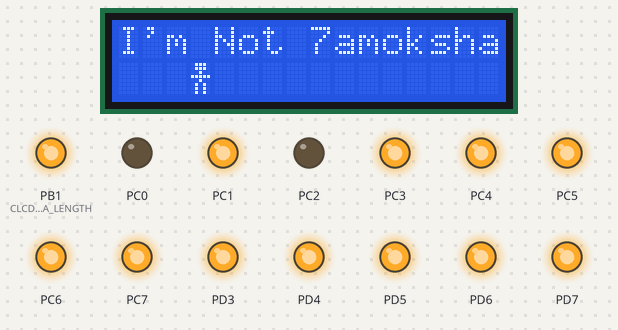
Bench run of a program on a simulated ATmega32, built with avr-gcc and emulated at 12 MHz (the files do not name the chip). On the bench: 16×2 character LCD, output pins drawn as LEDs (lit = HIGH). Wiring (inferred from the names in the program): character LCD (HD44780): RS PD0; R/W PD1; E PD2; data PA7, PA6, PA5, PA4, PA3, PA2, PA1, PA0. Pins used as bus, display or sensor lines are not drawn.

Above: at 0.38 s.
At 4.9 s:
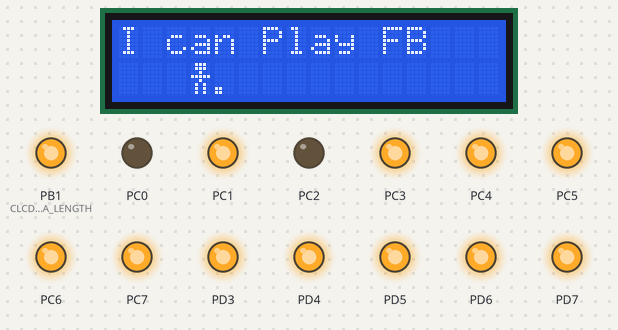
At 10.2 s:
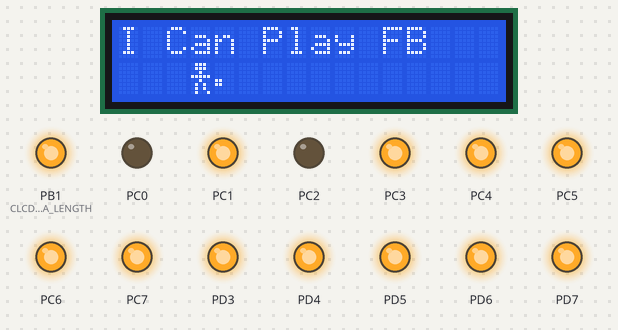
At 19.8 s:
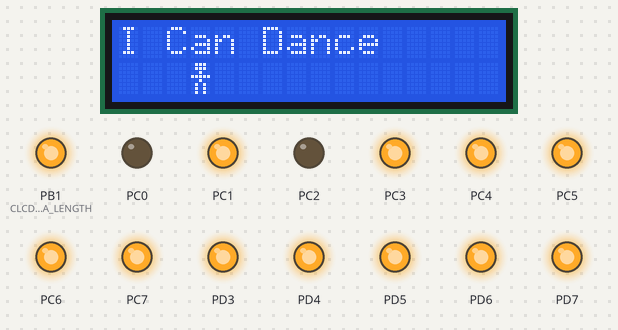
At 38.5 s:
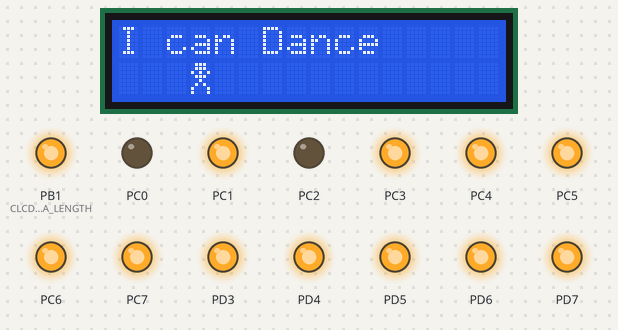
Timing chart, 0 to 40.0 s (numbered marks = the images above):
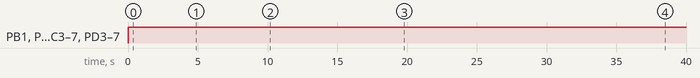

The program:

main.c
```c
/*******************************/
/* Author  : Areej Ayman Helal */
/* Version : V01               */
/* Date    : 28 Jan 2020       */
/*******************************/

#include "STD_TYPES.h"
#include <util/delay.h>

#include "PORT_interface.h"
#include "DIO_interface.h"
#include "Keypad_interface.h"
#include "CLCD_interface.h"
# define F_CPU 12000000UL


#include "PORT_register.h"

void main (void)
{
	PortInitialize();
	CLCD_voidInitialize();

	while(1)
	{
		//CGRAM 0
		CLCD_voidWriteCmd(0x40);
		/*7amoksha*/
		CLCD_voidWriteData(0b01110);
		CLCD_voidWriteData(0b01110);
		CLCD_voidWriteData(0b00100);
		CLCD_voidWriteData(0b11111);
		CLCD_voidWriteData(0b00100);
		CLCD_voidWriteData(0b01010);
		CLCD_voidWriteData(0b01010);
		CLCD_voidWriteData(0b01010);

		//CGRAM 1
		CLCD_voidWriteCmd(0x48);
		/*Ball*/
		CLCD_voidWriteData(0b00000);
		CLCD_voidWriteData(0b00000);
		CLCD_voidWriteData(0b00000);
		CLCD_voidWriteData(0b00000);
		CLCD_voidWriteData(0b00000);
		CLCD_voidWriteData(0b00000);
		CLCD_voidWriteData(0b11000);
		CLCD_voidWriteData(0b11000);

		//CGRAM 2
		CLCD_voidWriteCmd(0x50);
		/*7amoksha's Playing Football*/
		CLCD_voidWriteData(0b01110);
		CLCD_voidWriteData(0b01110);
		CLCD_voidWriteData(0b00100);
		CLCD_voidWriteData(0b11111);
		CLCD_voidWriteData(0b00100);
		CLCD_voidWriteData(0b01010);
		CLCD_voidWriteData(0b01010);
		CLCD_voidWriteData(0b01001);

		//CGRAM 3
		CLCD_voidWriteCmd(0x58);
		/*Ball flying*/
		CLCD_voidWriteData(0b00000);
		CLCD_voidWriteData(0b00000);
		CLCD_voidWriteData(0b00000);
		CLCD_voidWriteData(0b00000);
		CLCD_voidWriteData(0b11000);
		CLCD_voidWriteData(0b11000);
		CLCD_voidWriteData(0b00000);
		CLCD_voidWriteData(0b00000);

		//CGRAM 4
		CLCD_voidWriteCmd(0x60);
		/*7amoksha's dancing*/
		CLCD_voidWriteData(0b01110);
		CLCD_voidWriteData(0b01110);
		CLCD_voidWriteData(0b10101);
		CLCD_voidWriteData(0b01110);
		CLCD_voidWriteData(0b00100);
		CLCD_voidWriteData(0b01010);
		CLCD_voidWriteData(0b10001);
		CLCD_voidWriteData(0b10001);

		/*DDRAM*/
		CLCD_voidWriteCmd(0b10000000);
		/*Clear*/
		CLCD_voidWriteCmd(0b00000001);

		/*scene 1*/
		CLCD_voidGoToXPos(0,0);

		CLCD_void_WriteString("I'm Not 7amoksha");

		CLCD_voidGoToXPos(3,1);

		CLCD_voidWriteData(0);

		_delay_ms(20000);


		/*Clear*/
		CLCD_voidWriteCmd(0b00000001);

		/*scene 2*/

		for(int i=0;i<5;i++)
		{
			/*Clear*/
			CLCD_voidWriteCmd(0b00000001);
			CLCD_voidGoToXPos(0,0);
			CLCD_void_WriteString("I can Play FB");
			CLCD_voidGoToXPos(3,1);
			CLCD_voidWriteData(0);
			CLCD_voidGoToXPos(4,1);
			CLCD_voidWriteData(1);
			_delay_ms(1000);
			/*Clear*/
			CLCD_voidWriteCmd(0b00000001);
			CLCD_voidGoToXPos(0,0);
			CLCD_void_WriteString("I Can Play FB");
			CLCD_voidGoToXPos(3,1);
			CLCD_voidWriteData(2);
			CLCD_voidGoToXPos(4,1);
			CLCD_voidWriteData(3);
			_delay_ms(1000);

		}

		/*scene 3*/

		for(int i=0;i<5;i++)
		{
			/*Clear*/
			CLCD_voidWriteCmd(0b00000001);
			CLCD_voidGoToXPos(0,0);
			CLCD_void_WriteString("I Can Dance");
			CLCD_voidGoToXPos(3,1);
			CLCD_voidWriteData(0);
			_delay_ms(1000);
			/*Clear*/
			CLCD_voidWriteCmd(0b00000001);
			CLCD_voidGoToXPos(0,0);
			CLCD_void_WriteString("I can Dance");
			CLCD_voidGoToXPos(3,1);
			CLCD_voidWriteData(4);
			_delay_ms(1000);

		}

	}


}
```

CLCD_config.h
```c
/*******************************/
/* Author  : Areej Ayman Helal */
/* Version : V01               */
/* Date    : 28 Jan 2020       */
/*******************************/

#define CLCD_u8_RS_PORT 'D'
#define CLCD_u8_RS_PIN	0

#define CLCD_u8_RW_PORT 'D'
#define CLCD_u8_RW_PIN	1

#define CLCD_u8_E_PORT 'D'
#define CLCD_u8_E_PIN	2

#define CLCD_u8_DATA_PORT 'A'

#define CLCD_u8_D0	7
#define CLCD_u8_D1	6
#define CLCD_u8_D2	5
#define CLCD_u8_D3	4
#define CLCD_u8_D4	3
#define CLCD_u8_D5	2
#define CLCD_u8_D6	1
#define CLCD_u8_D7	0

/*
 * Options: 1-FOUR_BITS_MODE
 * 			2-EIGHT_BITS_MODE*/
#define CLCD_u8_DATA_LENGTH EIGHT_BITS_MODE
```

Keypad_config.h
```c
/*******************************/
/* Author  : Areej Ayman Helal */
/* Version : V01               */
/* Date    : 28 Jan 2020       */
/*******************************/

/*Keypad pins configuration */
#define Keypad_R0_PORT 'B'
#define Keypad_R0_PIN	0

#define Keypad_R1_PORT	'B'
#define Keypad_R1_PIN	1

#define Keypad_R2_PORT	'B'
#define Keypad_R2_PIN	2

#define Keypad_R3_PORT	'B'
#define Keypad_R3_PIN	3

#define Keypad_C0_PORT	'B'
#define Keypad_C0_PIN	4

#define Keypad_C1_PORT	'B'
#define Keypad_C1_PIN	5

#define Keypad_C2_PORT	'B'
#define Keypad_C2_PIN	6

#define Keypad_C3_PORT	'B'
#define Keypad_C3_PIN	7

/*Rows and Columns number configuration*/
#define Keypad_Rows_Number 		4
#define Keypad_Columns_Number	4

#define KEYPAD_Rows_PORT {Keypad_R0_PORT,Keypad_R1_PORT,Keypad_R2_PORT,Keypad_R3_PORT}
#define KEYPAD_Rows_PIN {Keypad_R0_PIN,Keypad_R1_PIN,Keypad_R2_PIN,Keypad_R3_PIN}

#define KEYPAD_Columns_PORT {Keypad_C0_PORT,Keypad_C1_PORT,Keypad_C2_PORT,Keypad_C3_PORT}
#define KEYPAD_Columns_PIN {Keypad_C0_PIN,Keypad_C1_PIN,Keypad_C2_PIN,Keypad_C3_PIN}

/*Choose the Keypad Keys representation*/
#define KEYPAD_KEYS {{0,1,2,3},{4,5,6,7},{8,9,10,11},{12,13,14,15}}

/*Choose Default Value when no key is pressed*/
#define KEYPAD_DEFAULT 0x00
```

CLCD_interface.h
```c
/*******************************/
/* Author  : Areej Ayman Helal */
/* Version : V01               */
/* Date    : 28 Jan 2020       */
/*******************************/

/*Description : This API shall initialize LCD*/
void CLCD_voidInitialize(void);

/*Description : This API shall display data on LCD*/
void CLCD_voidWriteData(u8 copy_u8Data);

/*Description : This API shall excute command on LCD*/
void CLCD_voidWriteCmd(u8 copy_u8Cmd);


void setLocation(u8 Row,u8 Col);

/*Description : This API shall excute command on LCD*/
void CLCD_voidWriteCmd(u8 copy_u8Cmd);

#define CLCD_u8_LINE_ONE 0
#define CLCD_u8_LINE_TWO 1

void CLCD_voidGoToXPos(u8 Copy_u8XPos,u8 Copy_u8YPos);

void CLCD_void_WriteString(const char* Copy_pchString);
```

CLCD_program.c
```c
/*******************************/
/* Author  : Areej Ayman Helal */
/* Version : V01               */
/* Date    : 28 Jan 2020       */
/*******************************/

#include "STD_TYPES.h"
#include "BIT_MATH.h"
#include <util/delay.h>
#include "DIO_interface.h"
#include "CLCD_interface.h"
#include "CLCD_config.h"
#include "CLCD_register.h"
#include "CLCD_private.h"


/*Description : This API shall initialize LCD*/
void CLCD_voidInitialize(void)
{

	_delay_ms(40);
#if CLCD_u8_DATA_LENGTH == FOUR_BITS_MODE

	/*Set RS = 0 */
	DIO_setPinValue(CLCD_u8_RS_PORT,CLCD_u8_RS_PIN,0);

	/*Set RW = 0 */
	DIO_setPinValue(CLCD_u8_RW_PORT,CLCD_u8_RW_PIN,0);

	/*Send 0010*/
	CLCD_voidSetHalfDataPort(0b0010);
	/*Send Enable Pulse */
	CLCD_voidSetEnablePulse();

	/*Send 0010 Again*/
	CLCD_voidSetHalfDataPort(0b0010);
	/*Send Enable Pulse */
	CLCD_voidSetEnablePulse();

	/*Send 2 Lines Display , Font =5*7*/
	CLCD_voidSetHalfDataPort(0b1000);
	/*Send Enable Pulse */
	CLCD_voidSetEnablePulse();
	/*Display On Command*/
	CLCD_voidWriteCmd(0b00001100);
	/*Display Clear*/
	CLCD_voidWriteCmd(0b00000001);
	_delay_ms(2);

#elif	CLCD_u8_DATA_LENGTH == EIGHT_BITS_MODE
	/*Set Two Lines*/
	CLCD_voidWriteCmd(0b00111100);
	/*Display On Command*/
	CLCD_voidWriteCmd(0b00001100);
	/*Display Clear*/
	CLCD_voidWriteCmd(0b00000001);
	_delay_ms(2);

#else #error "wrong Data Length Choice"
#endif


}

/*Description : This API shall display data on LCD*/
void CLCD_voidWriteData(u8 Copy_u8Data)
{
	/*Set RS = 1 */
	DIO_setPinValue(CLCD_u8_RS_PORT,CLCD_u8_RS_PIN,1);
	/*Set RW = 0 */
	DIO_setPinValue(CLCD_u8_RW_PORT,CLCD_u8_RW_PIN,0);


#if CLCD_u8_DATA_LENGTH == FOUR_BITS_MODE
	/*Set Higher Order 4 bits of the command*/
	CLCD_voidSetHalfDataPort(Copy_u8Data >> 4);

	/*Send the enable Pulse*/
	CLCD_voidSetEnablePulse();

	/*Set Lower Order 4 bits of the command*/
	CLCD_voidSetHalfDataPort(Copy_u8Data);

	/*Send the enable Pulse*/
	CLCD_voidSetEnablePulse();

#elif CLCD_u8_DATA_LENGTH == EIGHT_BITS_MODE
	/*Set Data on data port */
	CLCD_voidSetDataPort(Copy_u8Data);

	/*Send the enable Pulse*/
	CLCD_voidSetEnablePulse();

#else	#error "Wrong Data Length Choice"
#endif


}

/*Description : This API shall excute command on LCD*/
void CLCD_voidWriteCmd(u8 Copy_u8Cmd)
{

	/*Set RS = 0 */
	DIO_setPinValue(CLCD_u8_RS_PORT,CLCD_u8_RS_PIN,0);

	/*Set RW = 0 */
	DIO_setPinValue(CLCD_u8_RW_PORT,CLCD_u8_RW_PIN,0);

#if CLCD_u8_DATA_LENGTH == FOUR_BITS_MODE
	/*Set Higher Order 4 bits of the command*/
	CLCD_voidSetHalfDataPort(Copy_u8Cmd >> 4);

	/*Send the enable Pulse*/
	CLCD_voidSetEnablePulse();

	/*Set Lower Order 4 bits of the command*/
	CLCD_voidSetHalfDataPort(Copy_u8Cmd);

	/*Send the enable Pulse*/
	CLCD_voidSetEnablePulse();

#elif CLCD_u8_DATA_LENGTH == EIGHT_BITS_MODE
	/*Set Data on data port */
	CLCD_voidSetDataPort(Copy_u8Cmd);

	/*Send the enable Pulse*/
	CLCD_voidSetEnablePulse();

#else	#error "Wrong Data Length Choice"
#endif

}

static void CLCD_voidSetEnablePulse(void)
{
	/*Enable pulse */
	DIO_setPinValue(CLCD_u8_E_PORT,CLCD_u8_E_PIN,1);
	_delay_ms(1);
	DIO_setPinValue(CLCD_u8_E_PORT,CLCD_u8_E_PIN,0);
	_delay_ms(1);

}

static void CLCD_voidSetHalfDataPort(u8 Copy_u8Data)
{
	u8 Local_u8BitVal;
	Local_u8BitVal = GET_BIT(Copy_u8Data,0);
	DIO_setPinValue(CLCD_u8_DATA_PORT,CLCD_u8_D4,Local_u8BitVal);

	Local_u8BitVal = GET_BIT(Copy_u8Data,1);
	DIO_setPinValue(CLCD_u8_DATA_PORT,CLCD_u8_D5,Local_u8BitVal);

	Local_u8BitVal = GET_BIT(Copy_u8Data,2);
	DIO_setPinValue(CLCD_u8_DATA_PORT,CLCD_u8_D6,Local_u8BitVal);

	Local_u8BitVal = GET_BIT(Copy_u8Data,3);
	DIO_setPinValue(CLCD_u8_DATA_PORT,CLCD_u8_D7,Local_u8BitVal);
}


static void CLCD_voidSetDataPort(u8 Copy_u8Data)
{
	u8 Local_u8BitVal;
	Local_u8BitVal = GET_BIT(Copy_u8Data,0);
	DIO_setPinValue(CLCD_u8_DATA_PORT,CLCD_u8_D0,Local_u8BitVal);
	Local_u8BitVal = GET_BIT(Copy_u8Data,1);
	DIO_setPinValue(CLCD_u8_DATA_PORT,CLCD_u8_D1,Local_u8BitVal);
	Local_u8BitVal = GET_BIT(Copy_u8Data,2);
	DIO_setPinValue(CLCD_u8_DATA_PORT,CLCD_u8_D2,Local_u8BitVal);
	Local_u8BitVal = GET_BIT(Copy_u8Data,3);
	DIO_setPinValue(CLCD_u8_DATA_PORT,CLCD_u8_D3,Local_u8BitVal);
	Local_u8BitVal = GET_BIT(Copy_u8Data,4);
	DIO_setPinValue(CLCD_u8_DATA_PORT,CLCD_u8_D4,Local_u8BitVal);
	Local_u8BitVal = GET_BIT(Copy_u8Data,5);
	DIO_setPinValue(CLCD_u8_DATA_PORT,CLCD_u8_D5,Local_u8BitVal);
	Local_u8BitVal = GET_BIT(Copy_u8Data,6);
	DIO_setPinValue(CLCD_u8_DATA_PORT,CLCD_u8_D6,Local_u8BitVal);
	Local_u8BitVal = GET_BIT(Copy_u8Data,7);
	DIO_setPinValue(CLCD_u8_DATA_PORT,CLCD_u8_D7,Local_u8BitVal);
}


void setLocation(u8 Row,u8 Col)
{
	switch(Row)
	{
	case 0:
		switch(Col)
		{
		case 1:
			/*set ddram*/
			CLCD_voidWriteCmd(0b10000000);
			break;
		case 2:
			/*set ddram*/
			CLCD_voidWriteCmd(0b10000010);
			break;
		case 3:
			/*set ddram*/
			CLCD_voidWriteCmd(0b10000100);
			break;
		case 4:
			/*set ddram*/
			CLCD_voidWriteCmd(0b10000111);
			break;
		case 5:
			/*set ddram*/
			CLCD_voidWriteCmd(0b10001000);
			break;
		case 6:
			/*set ddram*/
			CLCD_voidWriteCmd(0b10001010);
			break;
		case 7:
			/*set ddram*/
			CLCD_voidWriteCmd(0b10001100);
			break;
		case 8:
			/*set ddram*/
			CLCD_voidWriteCmd(0b10001110);
			break;

		}

		break;
		case 1:
			switch(Col)
			{
			case 1:
				/*set ddram*/
				CLCD_voidWriteCmd(0b11000000);
				break;
			case 2:
				/*set ddram*/
				CLCD_voidWriteCmd(0b11000010);
				break;
			case 3:
				/*set ddram*/
				CLCD_voidWriteCmd(0b11000100);
				break;
			case 4:
				/*set ddram*/
				CLCD_voidWriteCmd(0b11000110);
				break;
			case 5:
				/*set ddram*/
				CLCD_voidWriteCmd(0b11001000);
				break;
			case 6:
				/*set ddram*/
				CLCD_voidWriteCmd(0b11001010);
				break;
			case 7:
				/*set ddram*/
				CLCD_voidWriteCmd(0b10001100);
				break;
			case 8:
				/*set ddram*/
				CLCD_voidWriteCmd(0b11001110);
				break;

			}
			break;
	}

}

void CLCD_voidGoToXPos(u8 Copy_u8XPos,u8 Copy_u8YPos)
{
	u8 Local_u8DDRamAdd;
	if(Copy_u8YPos==CLCD_u8_LINE_ONE)
	{
		Local_u8DDRamAdd=Copy_u8XPos;
	}
	else if(Copy_u8YPos==CLCD_u8_LINE_TWO)
	{
		Local_u8DDRamAdd=Copy_u8XPos + CLCD_u8_LINE_TWO_ADD_OFFSET;
	}
	else
	{
		/*Do Nothing*/
	}
	CLCD_voidWriteCmd(Local_u8DDRamAdd|CLCD_u8_SET_DDRAM_ADD_CMD);
}

void CLCD_void_WriteString(const char* Copy_pchString)
{
	while(*Copy_pchString !='\0')
	{
		CLCD_voidWriteData(*Copy_pchString);
		Copy_pchString ++;
	}
}
```

Keypad_interface.h
```c
/*******************************/
/* Author  : Areej Ayman Helal */
/* Version : V01               */
/* Date    : 28 Jan 2020       */
/*******************************/

u8 KEYPAD_GetPressedKey(void);
```

Keypad_program.c
```c
/*******************************/
/* Author  : Areej Ayman Helal */
/* Version : V01               */
/* Date    : 28 Jan 2020       */
/*******************************/

#include "STD_TYPES.h"

#include "DIO_interface.h"

#include "Keypad_config.h"
#include "Keypad_interface.h"s
#include "Keypad_private.h"


u8 KEYPAD_GetPressedKey(void)
{
	u8 Keypad_Rows_Port[Keypad_Rows_Number]	= KEYPAD_Rows_PORT;
	u8 Keypad_Columns_Port[Keypad_Columns_Number] =	KEYPAD_Columns_PORT;

	u8 Keypad_Rows_Pin[Keypad_Rows_Number] = KEYPAD_Rows_PIN;
	u8 Keypad_Columns_Pin[Keypad_Columns_Number] = KEYPAD_Columns_PIN;

	u8 Keypad_Keys[Keypad_Rows_Number][Keypad_Columns_Number] =	KEYPAD_KEYS	;

	u8 RowIndex,ColumnIndex,PinState;

	u8 PressedKey=KEYPAD_DEFAULT;

	for(RowIndex=0;RowIndex<Keypad_Rows_Number;RowIndex++)
	{
		/*Activate the current Row*/
		DIO_setPinValue(Keypad_Rows_Port[RowIndex],Keypad_Rows_Pin[RowIndex],0);

		/*Check Columns if Pressed*/
		for(ColumnIndex=0;ColumnIndex<Keypad_Columns_Number;ColumnIndex++)
		{
			PinState =DIO_getPinValue(Keypad_Columns_Port[ColumnIndex],Keypad_Columns_Pin[ColumnIndex]);
			/*Check if the Key is Pressed*/
			if(0 == PinState)
			{
				PressedKey = Keypad_Keys[RowIndex][ColumnIndex];

				/*busy waiting until the key is released*/
				/*while(0==PinState)
				{
					PinState =getPinValue(Keypad_Columns_Port[ColumnIndex],Keypad_Columns_Pin[ColumnIndex]);
				}
				return PressedKey;*/
			}
		}

		/*Deactivate the current Row*/
		DIO_setPinValue(Keypad_Rows_Port[RowIndex],Keypad_Rows_Pin[RowIndex],1);
	}
	return PressedKey;

}
```

BIT_MATH.h
```c
/*******************************/
/* Author  : Areej Ayman Helal */
/* Version : V01               */
/* Date    : 28 Jan 2020       */
/*******************************/

#define SET_BIT(VAR,BIT_NO) (VAR|=(1<<BIT_NO))
#define CLR_BIT(VAR,BIT_NO) (VAR &=(~(1<<BIT_NO)))
#define TOGGLE_BIT(VAR,BIT_NO) (VAR ^=(1<<BIT_NO))
#define GET_BIT(VAR,BIT_NO) ((VAR >>BIT_NO) &0x01)
```

CLCD_private.h
```c
/*******************************/
/* Author  : Areej Ayman Helal */
/* Version : V01               */
/* Date    : 28 Jan 2020       */
/*******************************/

static void CLCD_voidSetDataPort(u8 Copy_u8Data);
#define CLCD_u8_LINE_TWO_ADD_OFFSET 	0x40
#define CLCD_u8_SET_DDRAM_ADD_CMD 		0x80
#define FOUR_BITS_MODE 					0
#define EIGHT_BITS_MODE 				1
static void CLCD_voidSetHalfDataPort(u8 Copy_u8Data);
static void CLCD_voidSetEnablePulse(void);
```

CLCD_register.h
```c
/*******************************/
/* Author  : Areej Ayman Helal */
/* Version : V01               */
/* Date    : 28 Jan 2020       */
/*******************************/
```

DIO_config.h
```c
/*******************************/
/* Author  : Areej Ayman Helal */
/* Version : V01               */
/* Date    : 28 Jan 2020       */
/*******************************/
```

DIO_interface.h
```c
/*******************************/
/* Author  : Areej Ayman Helal */
/* Version : V01               */
/* Date    : 28 Jan 2020       */
/*******************************/

#include "STD_TYPES.h"
void DIO_setPinValue(u8 Port , u8 Pin , u8 Val);
void DIO_setPinDirection(u8 Port , u8 Pin , u8 Dir);
u8 DIO_getPinValue(u8 Port , u8 Pin );
```

DIO_private.h
```c
/*******************************/
/* Author  : Areej Ayman Helal */
/* Version : V01               */
/* Date    : 28 Jan 2020       */
/*******************************/
```

DIO_program.c
```c
/*******************************/
/* Author  : Areej Ayman Helal */
/* Version : V01               */
/* Date    : 28 Jan 2020       */
/*******************************/

#include "STD_TYPES.h"
#include "BIT_MATH.h"
#include "DIO_interface.h"
#include "DIO_private.h"
#include "DIO_register.h"
#include "DIO_config.h"

void DIO_setPinDirection(u8 Port , u8 Pin , u8 Dir)
{
	switch(Port)
	{
		case 'A' :
			if(Dir == 0 )
			{
				CLR_BIT(DDRA,Pin);
			}
			else
			{
				SET_BIT(DDRA,Pin);
			}
			break;
		case 'B' :
			if(Dir == 0 )
			{
				CLR_BIT(DDRB,Pin);
			}
			else
			{
				SET_BIT(DDRB,Pin);
			}
			break;
		case 'C' :
			if(Dir == 0 )
			{
				CLR_BIT(DDRC,Pin);
			}
			else
			{
				SET_BIT(DDRC,Pin);
			}
			break;
		case 'D' :
			if(Dir == 0 )
			{
				CLR_BIT(DDRD,Pin);
			}
			else
			{
				SET_BIT(DDRD,Pin);
			}
			break;

	}
}
void DIO_setPinValue(u8 Port , u8 Pin , u8 Val)
{
	switch(Port)
	{
		case 'A' :
			if(Val == 0 )
			{
				CLR_BIT(PORTA,Pin);
			}
			else
			{
				SET_BIT(PORTA,Pin);
			}
			break;

		case 'B' :
			if(Val == 0 )
			{
				CLR_BIT(PORTB,Pin);
			}
			else
			{
				SET_BIT(PORTB,Pin);
			}
			break;

		case 'C' :
			if(Val == 0 )
			{
				CLR_BIT(PORTC,Pin);
			}
			else
			{
				SET_BIT(PORTC,Pin);
			}
			break;

		case 'D' :
			if(Val == 0 )
			{
				CLR_BIT(PORTD,Pin);
			}
			else
			{
				SET_BIT(PORTD,Pin);
			}
			break;


	}
}


u8 DIO_getPinValue(u8 Port , u8 Pin )
{
	u8 Result;
	switch(Port)
	{
		case 'A' :
			Result= GET_BIT(PINA,Pin);
			break;

		case 'B' :
			Result= GET_BIT(PINB,Pin);
			break;

		case 'C' :
			Result= GET_BIT(PINC,Pin);
			break;

		case 'D' :
			Result= GET_BIT(PIND,Pin);
			break;

	}
	return Result;
}
```

DIO_register.h
```c
/*******************************/
/* Author  : Areej Ayman Helal */
/* Version : V01               */
/* Date    : 28 Jan 2020       */
/*******************************/

#define PORTA *((u8*)0x3B)
#define DDRA  *((u8*)0x3A)
#define PINA  *((u8*)0x39)
#define PORTB *((u8*)0x38)
#define DDRB  *((u8*)0x37)
#define PINB  *((u8*)0x36)
#define PORTC *((u8*)0x35)
#define DDRC  *((u8*)0x34)
#define PINC  *((u8*)0x33)
#define PORTD *((u8*)0x32)
#define DDRD  *((u8*)0x31)
#define PIND  *((u8*)0x30)
```

Keypad_private.h
```c
/*******************************/
/* Author  : Areej Ayman Helal */
/* Version : V01               */
/* Date    : 28 Jan 2020       */
/*******************************/
```

PORT_interface.h
```c
/*******************************/
/* Author  : Areej Ayman Helal */
/* Version : V01               */
/* Date    : 28 Jan 2020       */
/*******************************/

void PortInitialize(void);
```

Source omitted: PORT_config.h (2373 bytes), PORT_private.h (1835 bytes), PORT_program.c (552 bytes), PORT_register.h (399 bytes), STD_TYPES.h (401 bytes)

Measured:
- by itself, PB1 (CLCD_u8_DATA_LENGTH), PC1, PC3–7, PD3–7: LOW → HIGH at 0.00 s
- what the display in image 1 shows lasts 1.1 s, from 4.8 s to 5.9 s
